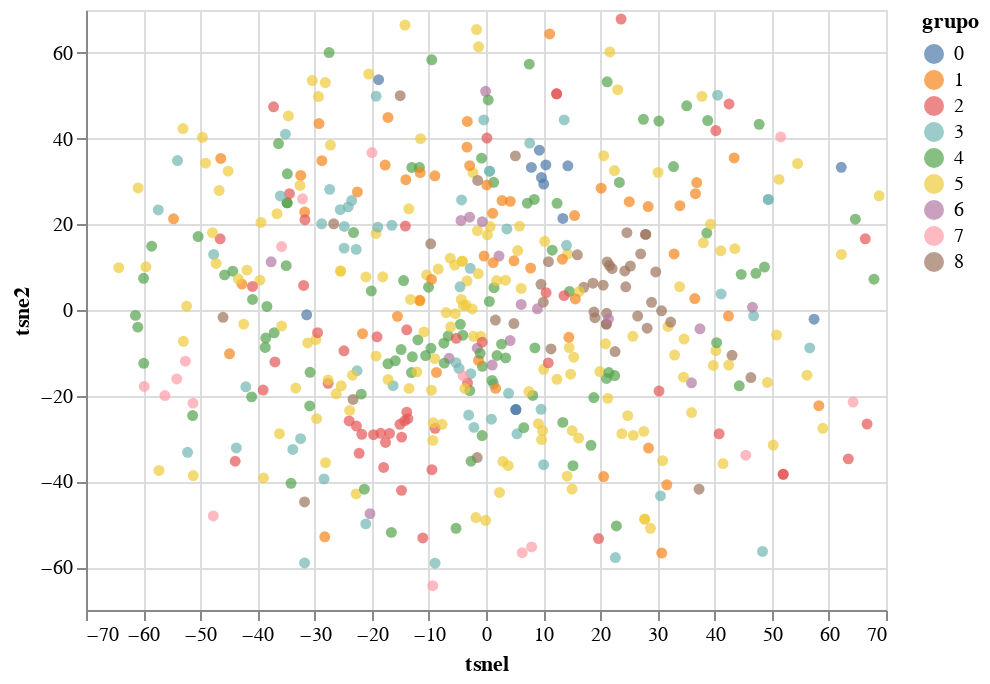

This figure's notebook cell:
### Code cell
letras_embedded = TSNE(n_components=2, verbose=1, perplexity=45).fit_transform(vec_text)

letras_ag = letras_ag.assign(tsnel = letras_embedded[:,0], tsne2 = letras_embedded[:,1])

alt.Chart(letras_ag.sample(500)).mark_circle(
    opacity = .7,
    size = 30
).encode(
    x = "tsnel",
    y = "tsne2",
    color = "grupo:N",
    tooltip = ["Artist", "SName"]
).interactive()

### Figure 1 — Vega-Lite specification as saved in the notebook (floating-point values rounded to 4 significant figures; data arrays with more than 128 entries replaced by an {"elided": "..."} marker saying what was removed)
{"config": {"view": {"continuousWidth": 400, "continuousHeight": 300}}, "data": {"name": "data-adfe0b169cf40dcc4d0a3fa964ee89f2"}, "mark": {"type": "circle", "opacity": 0.7, "size": 30}, "encoding": {"color": {"field": "grupo", "type": "nominal"}, "tooltip": [{"field": "Artist", "type": "nominal"}, {"field": "SName", "type": "nominal"}], "x": {"field": "tsnel", "type": "quantitative"}, "y": {"field": "tsne2", "type": "quantitative"}}, "selection": {"selector003": {"type": "interval", "bind": "scales", "encodings": ["x", "y"]}}, "$schema": "https://vega.github.io/schema/vega-lite/v4.17.0.json", "datasets": {"data-adfe0b169cf40dcc4d0a3fa964ee89f2": {"elided": "500 records"}}}
